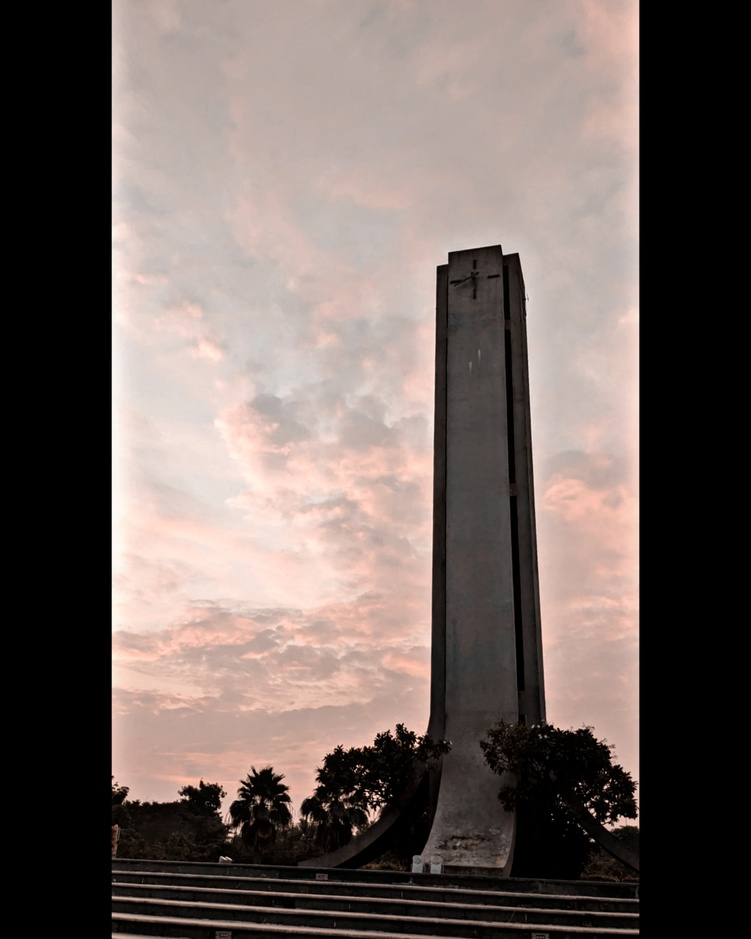
#> input picture Edge Detection/image.jpg, 751 x 939 px, shrunk from 2771 x 3464 before the run
$ jupyter execute 'Edge Detection hog.ipynb'   (older library calls are emulated)
#> lines starting #> are read from the running program, lines starting #| are printed output that depends on the picture; after the words box and inside, x2 and y2 are one past the last pixel; in counts of white or black regions, pixels touching at a corner belong together
# Lab 8: Edge Detection and Feature Extraction

## Theory

### Edge Detection
Edges represent significant intensity changes.

---

### Gradient Operators
- Sobel, Prewitt → detect edges using first derivatives
- Scharr → improved version of Sobel

---

### Second Order Operators
- LoG → detects zero-crossings
- DoG → approximation of LoG

---

### Canny Edge Detector
Steps:
1. Noise reduction
2. Gradient computation
3. Non-maximum suppression
4. Hysteresis thresholding

---

### Hough Transform
Detects lines by mapping image points to parameter space.

---

### HOG
Extracts gradient orientation features, useful for object detection.

# Experiment 1: Edge Detection

## Problem
To detect edges using various operators.

## Theory
Edge detection identifies intensity changes in images.
Different operators detect edges in different ways.

[cell 1]
import cv2
import numpy as np
import matplotlib.pyplot as plt

img = cv2.imread('image.jpg', 0)
#> img: shape (939, 751); min 0, max 252, mean 103.9

# Sobel
sobelx = cv2.Sobel(img, cv2.CV_64F, 1, 0)
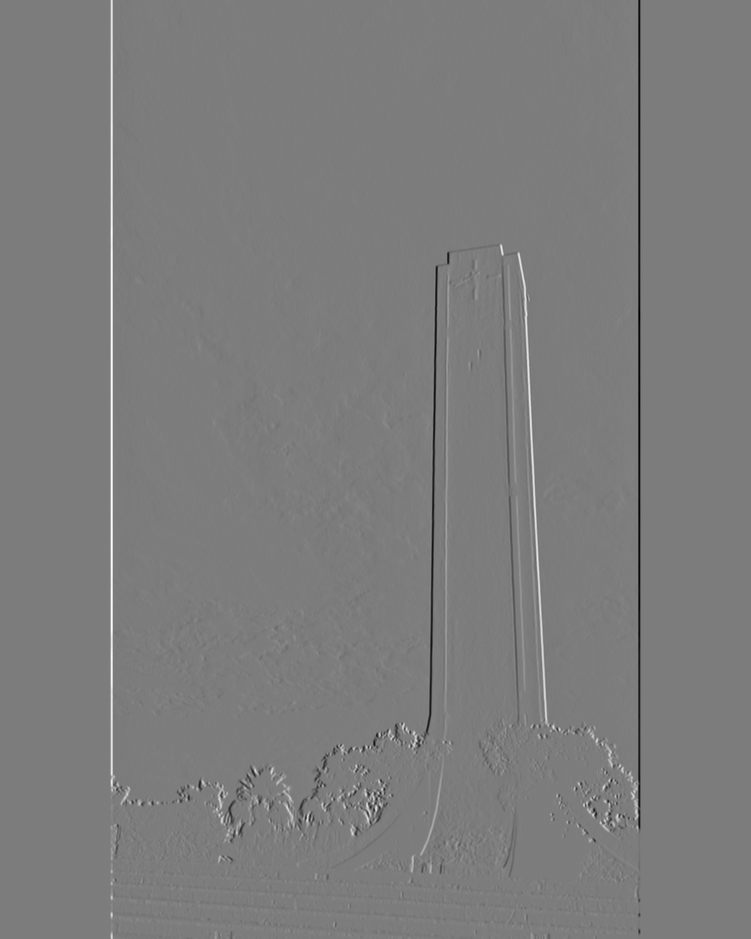
#> sobelx: shape (939, 751) float64; min -968, max 1008, mean 0; drawn with min black and max white
sobel = np.abs(sobelx)

# Prewitt
kernelx = np.array([[1,0,-1],[1,0,-1],[1,0,-1]])
prewitt = cv2.filter2D(img, -1, kernelx)

# Roberts
kernel_roberts = np.array([[1,0],[0,-1]])
roberts = cv2.filter2D(img, -1, kernel_roberts)

# Scharr
scharr = cv2.Scharr(img, cv2.CV_64F, 1, 0)

# DoG
blur1 = cv2.GaussianBlur(img, (5,5), 1)
blur2 = cv2.GaussianBlur(img, (5,5), 2)
dog = blur1 - blur2
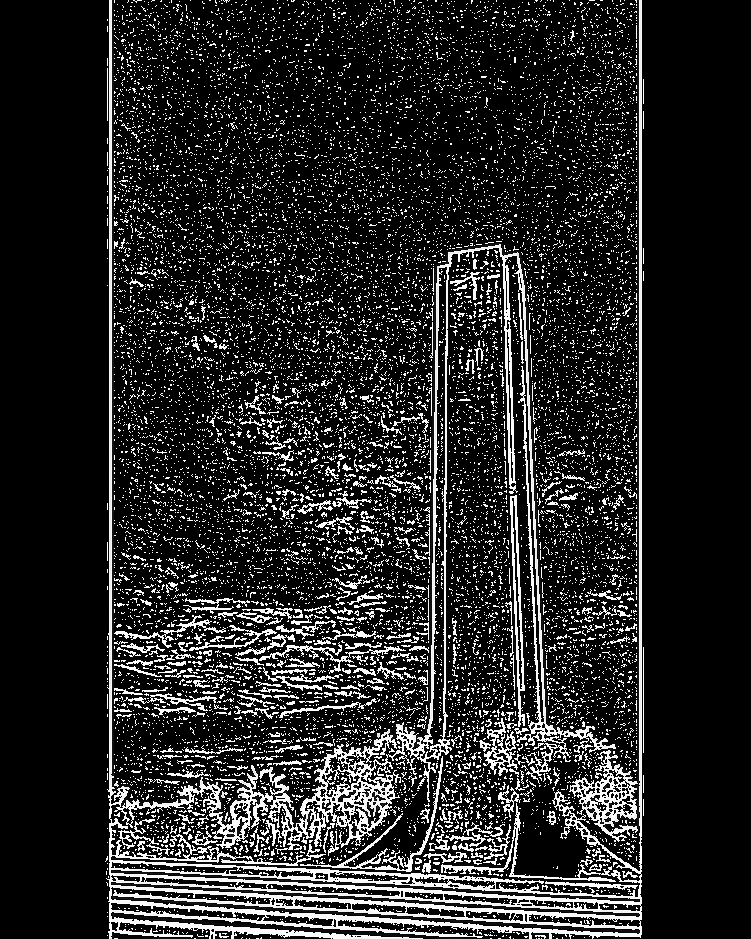
#> dog: shape (939, 751); min 0, max 255, mean 37.4

# LoG
log = cv2.Laplacian(cv2.GaussianBlur(img, (5,5), 0), cv2.CV_64F)
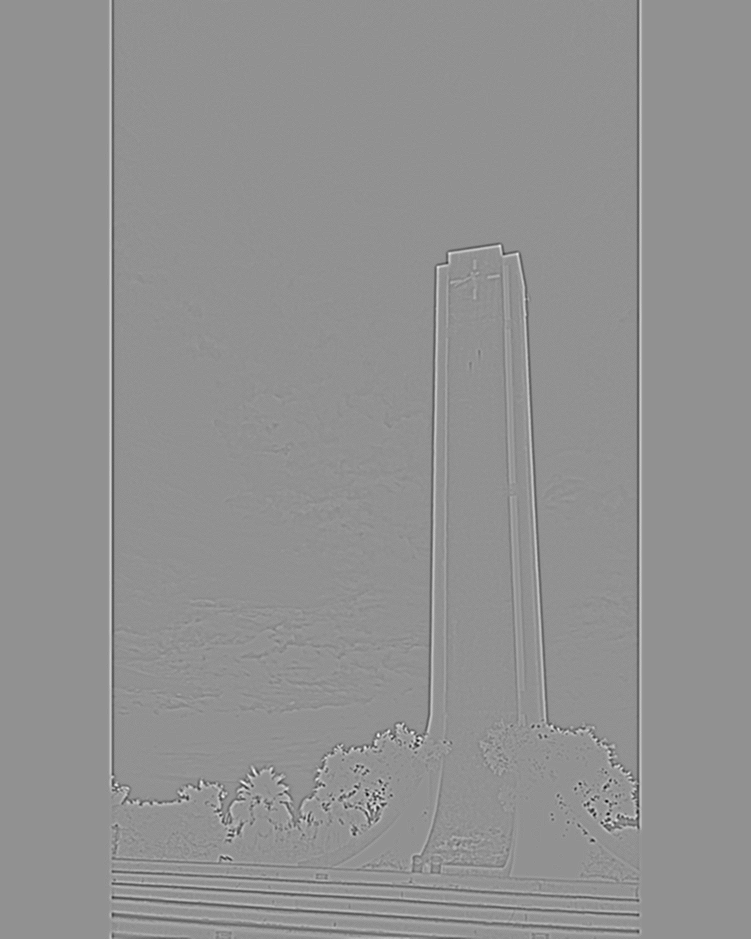
#> log: shape (939, 751) float64; min -99, max 74, mean 0; drawn with min black and max white

# Canny
canny = cv2.Canny(img, 100, 200)
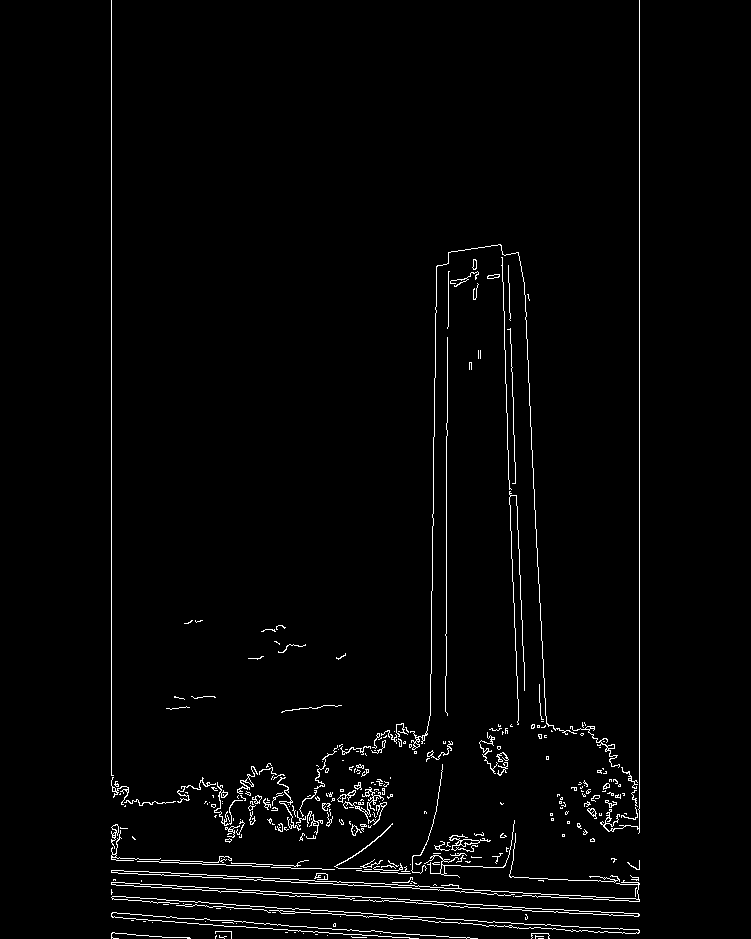
#> canny: shape (939, 751); 2.1% white in thin lines or dots, all inside (x1, y1, x2, y2) = (111, 0, 640, 939)

# Display
titles = ["Original","Sobel","Prewitt","Roberts","Scharr","DoG","LoG","Canny"]
images = [img,sobel,prewitt,roberts,scharr,dog,log,canny]

plt.figure(figsize=(14,10))
for i in range(8):
    plt.subplot(3,3,i+1)
    plt.imshow(images[i], cmap='gray')
    plt.title(titles[i])
    plt.axis('off')

plt.tight_layout()
plt.show()

# Experiment 2: Line Detection

## Problem
To detect lines in an image.

## Theory
Hough Transform detects lines by mapping points to parameter space.

[cell 2]
import cv2
import numpy as np
import matplotlib.pyplot as plt

img = cv2.imread('image.jpg')
#> img is the input picture: shape (939, 751, 3); mean B, G, R 96.2, 100.8, 113.2
gray = cv2.cvtColor(img, cv2.COLOR_BGR2GRAY)

edges = cv2.Canny(gray, 50, 150)
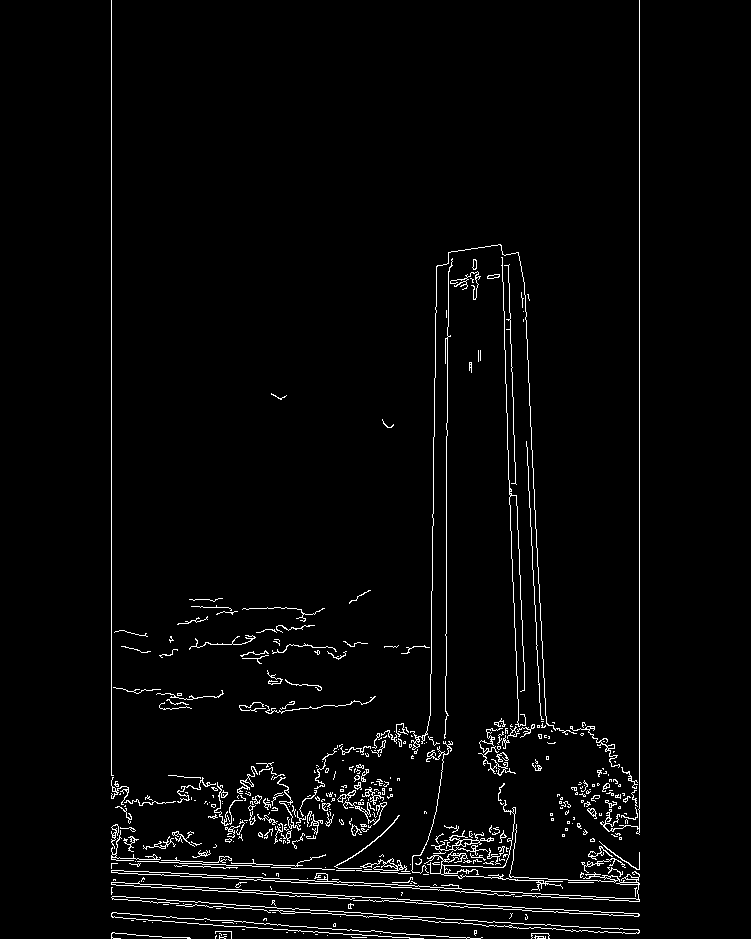
#> edges: shape (939, 751); 2.8% white in thin lines or dots, all inside (x1, y1, x2, y2) = (111, 0, 640, 939)

lines = cv2.HoughLines(edges, 1, np.pi/180, 100)
#> lines = 162 rows, first 8: [639, 0], [111, 0], [-492, 3.11], [446, 0], [865, 1.62], [441, 0.0175], [-507, 3.09], [850, 1.62]

if lines is not None:
    for rho, theta in lines[:,0]:
        a = np.cos(theta)
        b = np.sin(theta)
        x0 = a*rho
        y0 = b*rho

        x1 = int(x0 + 1000*(-b))
        y1 = int(y0 + 1000*(a))
        x2 = int(x0 - 1000*(-b))
        y2 = int(y0 - 1000*(a))

        cv2.line(img, (x1,y1), (x2,y2), (0,255,0), 2)
#> this loop made 162 passes
#> (rho, theta, a, b, x0, y0, x1, y1) on passes 1 to 3: (639, 0, 1, 0, 639, 0, 639, 1000), (111, 0, 1, 0, 111, 0, 111, 1000), (-492, 3.11, -0.999, 0.0349, 491.7, -17.17, 456, -1016)
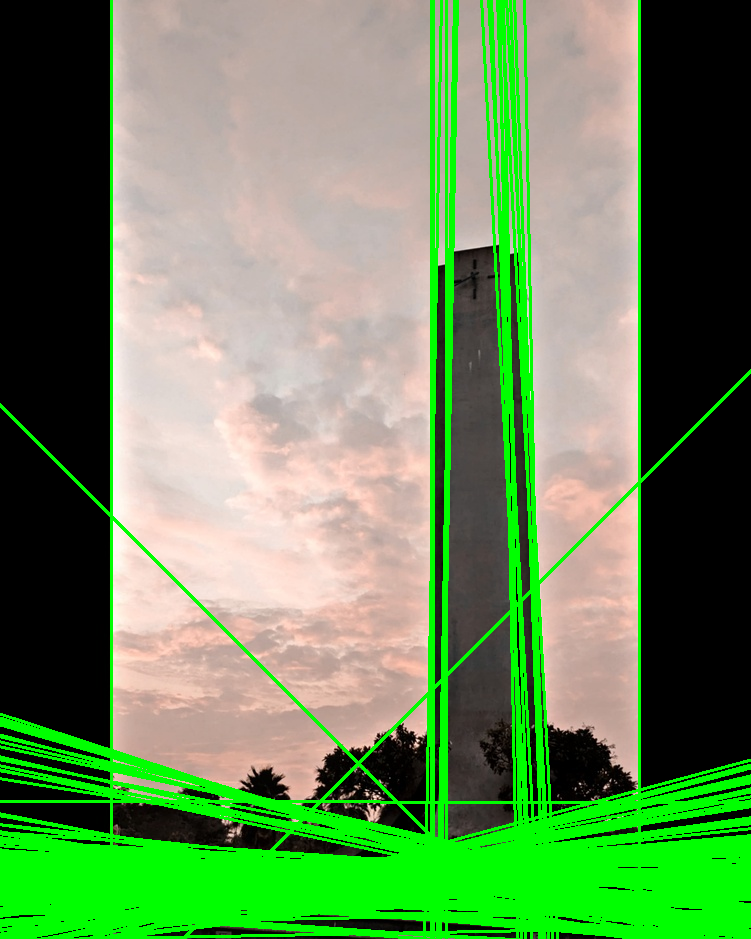
#> img: shape (939, 751, 3); 18.85% of pixels changed, all inside (x1, y1, x2, y2) = (0, 0, 751, 939)

img_rgb = cv2.cvtColor(img, cv2.COLOR_BGR2RGB)

plt.imshow(img_rgb)
plt.title("Detected Lines")
plt.axis('off')
plt.show()

# Experiment 3: HOG Visualization

## Problem
To visualize Histogram of Oriented Gradients.

## Theory
HOG captures edge directions and is useful for object detection.

[cell 3]
from skimage.feature import hog
from skimage import exposure
import cv2
import matplotlib.pyplot as plt

img = cv2.imread('image.jpg', 0)

fd, hog_image = hog(img, visualize=True)

plt.figure(figsize=(10,5))

plt.subplot(1,2,1)
plt.imshow(img, cmap='gray')
plt.title("Original")

plt.subplot(1,2,2)
plt.imshow(hog_image, cmap='gray')
plt.title("HOG")

plt.show()

# Experiment 4: People Detection using HOG

## Problem
To detect humans in an image using HOG descriptor.

## Theory
HOG + SVM is used for pedestrian detection.

[cell 4]
import cv2
import matplotlib.pyplot as plt

img = cv2.imread('people.jpg')
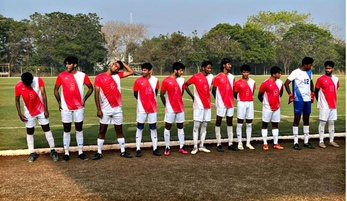
#> input picture Edge Detection/people.jpg, 347 x 201 px, shrunk from 1280 x 743 before the run
#> img is the input picture: shape (201, 347, 3); mean B, G, R 91.5, 107.3, 127

hog = cv2.HOGDescriptor()
hog.setSVMDetector(cv2.HOGDescriptor_getDefaultPeopleDetector())

boxes, _ = hog.detectMultiScale(img)
#> boxes = [[38, 38, 69, 138]]

for (x, y, w, h) in boxes:
    cv2.rectangle(img, (x,y), (x+w,y+h), (0,255,0), 2)
#> this loop made 1 pass
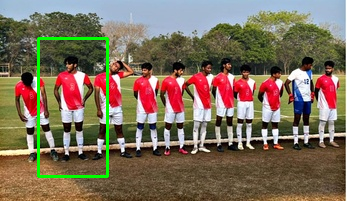
#> img: shape (201, 347, 3); 1.77% of pixels changed, all inside (x1, y1, x2, y2) = (37, 37, 109, 178)

img_rgb = cv2.cvtColor(img, cv2.COLOR_BGR2RGB)
#> img_rgb: shape (201, 347, 3)

plt.imshow(img_rgb)
plt.title("People Detection")
plt.axis('off')
plt.show()
